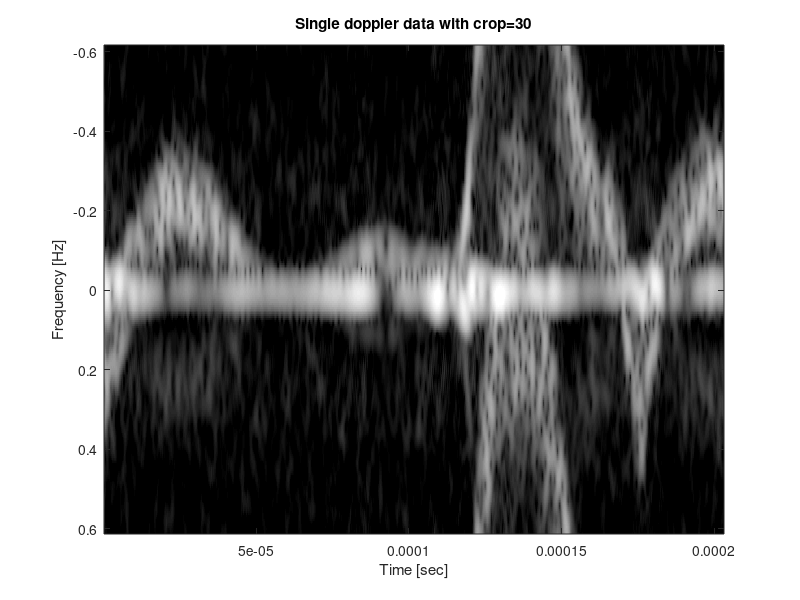
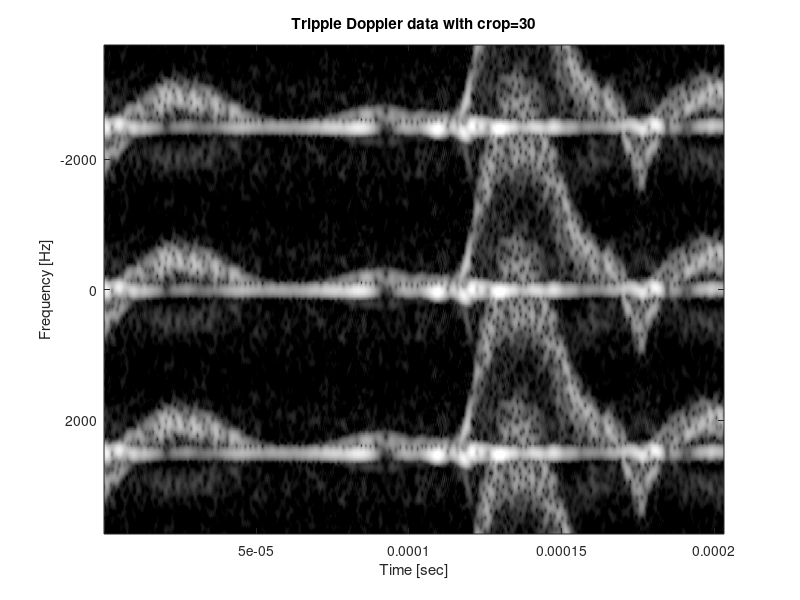

Write MATLAB code to recreate these figures, in order.
%{
The main application of Doppler in medical imaging is to measure blood flow. The data we have used so far
are not realistic for blood flow measurements. The file Dopplerdata.mat contains a dataset with realistic
Doppler data. Use the command load Dopplerdata.mat to load the file into Matlab. The variables in the
file are:

iq: IQ-demodulated data, 103 range samples x 2032 beams
prf: pulse repetition frequency 2.5 kHz
f0: pulse frequency 2.5 MHz
fs: sampling frequency along the axis , 10 MHz

Use the same code as in part 4 to generate the Doppler spectrum. Use a depth segment of about 10
samples (ex. depthindex=[70:80]) and Nfft=256. Make a logarithmic greyscale image. Vary the length of
the segment between 8, 16, 32 og 64. Find a combination of segment length, high-pass filter settings and
logarithmic compression that gives the best Doppler spectrum. The dataset contains a lot of aliasing. Stack
3 spectra on top of each other to ease interpretation. What is the maximum velocity in the data. What is
the Nyquist limit? What PRF is needed to avoid the aliasing?
%}
clear all;
dopplerData=load('Dopplerdata.mat');
%% Variables
frames=size(dopplerData.iq,2); %iq = samples X frames
framerate=dopplerData.prf/frames; 
depthindex=1:size(dopplerData.iq,1);
iqmm=dopplerData.iq;
Nfft=256; %Zeropadding to length 64
crop=30; %length of M-mode data
P=zeros(Nfft, frames-crop+1); %f 

%% clutter filter
% A simple lowpass filter:
N=5; %rectangular window
%b=ones(1,N); %=boxcar(N). May also use hamming(N), hanning(N), ....
b=hamming(N);
b=b/sum(b); %Normalization of filter coefficients
iq_lp=filter(b,1,iqmm,[],2); %Filter along rows
iq_hp=iqmm-iq_lp; %Subtract low pass component:

iqmm=iq_hp;
%% Doppler data processing
for n=1:frames-crop+1,
iqsegm=iqmm(depthindex,n+[0:crop-1])';%chosing same sample for different frames
iqsegm=iqsegm.*(hamming(crop)*ones(1,length(depthindex)));%applying the hamming window on the segments 16, and rst are 1's
P(:,n)=mean(abs(fftshift(fft(iqsegm(:,[70:80]),Nfft))).^2,2); %64 point fft of the segment and taking the average of the segment.
end

%% Plots and axis

%Time axis
timeaxis=[1:frames].*(1/dopplerData.fs); %time=frames*period

%Frequency axis
frequencyaxis=(([0:Nfft-1]/Nfft)-0.5);%compressing 256 values from -0.5 to 0.5, meaning its normalized
frequencyaxis=[frequencyaxis-1, frequencyaxis, frequencyaxis+1]*dopplerData.prf; % instead of *framerate

%% Signle doppler data
frequencyaxis=(([0:Nfft-1]/Nfft)-0.5)*framerate;
%Grayscale image of frequency specter in dB
Pdb=10*log10(abs(P));
figure(1), imagesc(timeaxis, frequencyaxis, Pdb);
title(['Single doppler data with crop=',num2str(crop)]); xlabel('Time [sec]'); ylabel('Frequency [Hz]');
colormap(gray);
caxis([-40 0] +70);

%% tripple doppler data
P_tripple=[P;P;P];
frequencyaxis=(([0:Nfft-1]/Nfft)-0.5);%compressing 256 values from -0.5 to 0.5, meaning its normalized
frequencyaxis=[frequencyaxis-1, frequencyaxis, frequencyaxis+1]*dopplerData.prf; % instead of *framerate
P_tripple=10*log10(abs(P_tripple));
figure(2), imagesc(timeaxis, frequencyaxis, P_tripple);
title(['Tripple Doppler data with crop=',num2str(crop)]); xlabel('Time [sec]'); ylabel('Frequency [Hz]');
colormap(gray);
caxis([-40 0] +70);

%% Maximum velocity
fd=3447;
c=1540;
maxVel=(fd*c)/(2*dopplerData.f0)
V_nyq=(c*dopplerData.prf)/(4*dopplerData.f0)